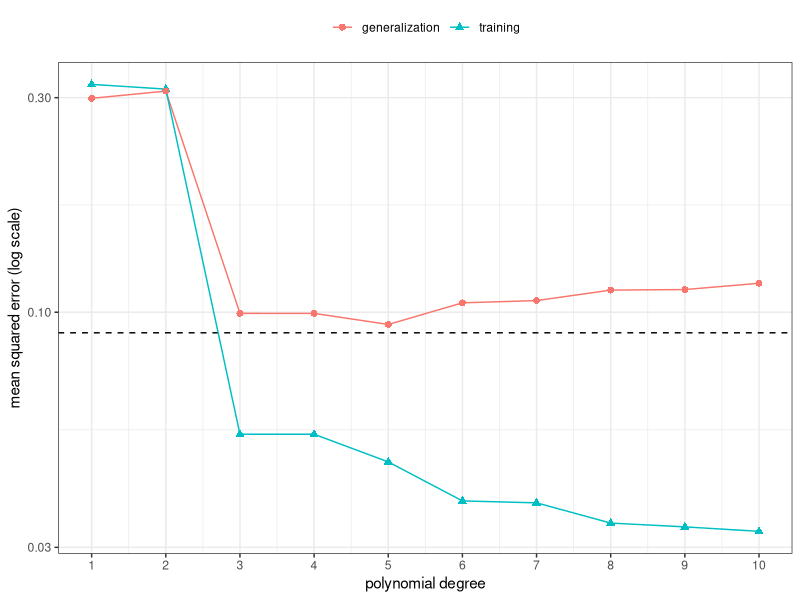

Reproduce this figure in R.
## ---- chunk 1
#| label: sim-train-test-setup
#| code-fold: false
sim_sigma <- 0.3
sim_truth <- function(x) sin(2 * pi * x)
sim_draw <- function(n) {
  x <- stats::runif(n)
  tibble::tibble(x = x, y = sim_truth(x) + stats::rnorm(n, sd = sim_sigma))
}
mse <- function(model, data) {
  mean((predict(model, newdata = data) - data$y)^2)
}

set.seed(1)
sim_train <- sim_draw(30)
sim_new <- sim_draw(10000)
sim_degrees <- 1:10

sim_errors <- tibble::tibble(degree = sim_degrees) |>
  dplyr::mutate(
    fit = purrr::map(degree, \(d) lm(y ~ poly(x, d), data = sim_train)),
    training = purrr::map_dbl(fit, mse, data = sim_train),
    generalization = purrr::map_dbl(fit, mse, data = sim_new)
  ) |>
  dplyr::select(-fit)

sim_errors
## ---- chunk 2
#| label: train-test-error-plot
#| fig-alt: Mean squared error against polynomial degree from 1 to 10.
#|   The training error falls as the degree grows;
#|   the estimated generalization error does not.
#|   A dashed horizontal line marks the noise variance, 0.09.
sim_errors |>
  tidyr::pivot_longer(
    c(training, generalization),
    names_to = "error",
    values_to = "mse"
  ) |>
  ggplot2::ggplot(ggplot2::aes(degree, mse, colour = error, shape = error)) +
  ggplot2::geom_hline(yintercept = sim_sigma^2, linetype = "dashed") +
  ggplot2::geom_line() +
  ggplot2::geom_point(size = 2) +
  ggplot2::scale_x_continuous(breaks = sim_degrees) +
  ggplot2::scale_y_log10() +
  ggplot2::labs(
    x = "polynomial degree",
    y = "mean squared error (log scale)",
    colour = NULL,
    shape = NULL
  ) +
  ggplot2::theme_bw() +
  ggplot2::theme(legend.position = "top")
## ---- chunk 3
#| label: sim-train-test-summary
sim_best_generalization <-
  sim_errors$degree[which.min(sim_errors$generalization)]
sim_best_training <- sim_errors$degree[which.min(sim_errors$training)]
sim_n_below <- c(
  training = sum(sim_errors$training < sim_sigma^2),
  generalization = sum(sim_errors$generalization < sim_sigma^2)
)
c(
  best_by_training = sim_best_training,
  best_by_generalization = sim_best_generalization,
  n_below_sigma2 = sim_n_below
)
